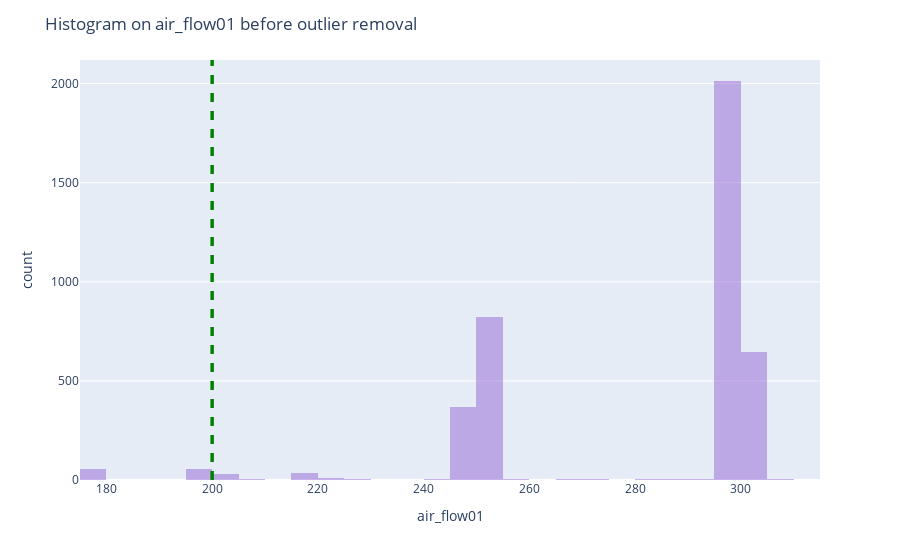

The cell this chart's notebook holds for it:
### Markdown cell above
In the summary table we saw that the air flows had a significant number of outliers. To understand this, we will first visualize the data.

### Code cell
# Import outlier removal functions
from preprocessing import (
    remove_outlier,
    get_tag_range,
)

variable_name = "air_flow01"

tags_outliers_config = get_tag_config(
    path_to_tag_config=DATA_DIR / "01_raw/sample_tags_outliers_config.csv",
    config_loader="csv",
    parameters_schema="outliers",
    delimiter=";",
)
outlier_range = tags_outliers_config.to_df().set_index("tag_name").loc[variable_name]
range_min, range_max = outlier_range["range_min"], outlier_range["range_min"]

print(f"{variable_name} variable should be between ({range_min}, {range_max})")

fig = reporting.charts.primitives.plot_histogram(
    data=post_enforce_schema,
    x=variable_name,
    title=f"Histogram on {variable_name} before outlier removal",
)

# Add range_min, range_max on the plot
fig.add_vline(x=range_min, line_width=3, line_dash="dash", line_color="green")
fig.add_vline(x=range_max, line_width=3, line_dash="dash", line_color="green")

fig.show()

### Figure 1 — Plotly figure (JSON) as saved in the notebook; plotly's stock layout.template omitted (floating-point values rounded to 4 significant figures; data arrays with more than 128 entries replaced by an {"elided": "..."} marker saying what was removed)
{"data": [{"alignmentgroup": "True", "bingroup": "x", "hovertemplate": "air_flow01=%{x}<br>count=%{y}<extra></extra>", "legendgroup": "", "marker": {"color": "#9267D3", "opacity": 0.5, "pattern": {"shape": ""}}, "name": "", "offsetgroup": "", "orientation": "v", "showlegend": false, "type": "histogram", "x": {"elided": "4257 float values"}, "xaxis": "x", "yaxis": "y"}], "layout": {"barmode": "overlay", "legend": {"tracegroupgap": 0}, "margin": {"t": 60}, "shapes": [{"line": {"color": "green", "dash": "dash", "width": 3}, "type": "line", "x0": 200, "x1": 200, "xref": "x", "y0": 0, "y1": 1, "yref": "y domain"}, {"line": {"color": "green", "dash": "dash", "width": 3}, "type": "line", "x0": 200, "x1": 200, "xref": "x", "y0": 0, "y1": 1, "yref": "y domain"}], "title": {"text": "Histogram on air_flow01 before outlier removal"}, "xaxis": {"anchor": "y", "domain": [0, 1], "title": {"text": "air_flow01"}}, "yaxis": {"anchor": "x", "domain": [0, 1], "title": {"text": "count"}}}}
